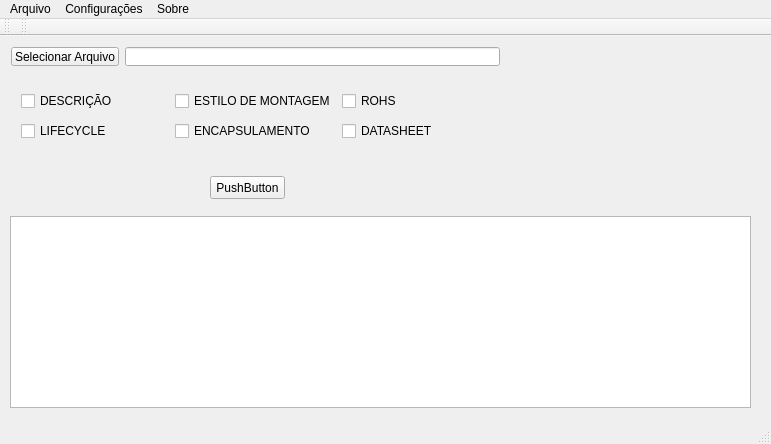
<?xml version="1.0" encoding="UTF-8"?>
<ui version="4.0">
 <class>MainWindow</class>
 <widget class="QMainWindow" name="MainWindow">
  <property name="geometry">
   <rect>
    <x>0</x>
    <y>0</y>
    <width>771</width>
    <height>444</height>
   </rect>
  </property>
  <property name="windowTitle">
   <string>MainWindow</string>
  </property>
  <widget class="QWidget" name="centralWidget">
   <widget class="QWidget" name="gridLayoutWidget">
    <property name="geometry">
     <rect>
      <x>10</x>
      <y>40</y>
      <width>491</width>
      <height>80</height>
     </rect>
    </property>
    <layout class="QGridLayout" name="gridLayout">
     <item row="1" column="2">
      <widget class="QCheckBox" name="checkBox_6">
       <property name="toolTip">
        <string>Link para o datasheet do componente.</string>
       </property>
       <property name="text">
        <string>DATASHEET</string>
       </property>
      </widget>
     </item>
     <item row="0" column="1">
      <widget class="QCheckBox" name="checkBox_2">
       <property name="toolTip">
        <string>PTH / SMD</string>
       </property>
       <property name="text">
        <string>ESTILO DE MONTAGEM</string>
       </property>
      </widget>
     </item>
     <item row="1" column="0">
      <widget class="QCheckBox" name="checkBox_4">
       <property name="toolTip">
        <string>Informção sobre o ciclo de vida do componente (Ativo, obsoleto, etc).</string>
       </property>
       <property name="text">
        <string>LIFECYCLE</string>
       </property>
      </widget>
     </item>
     <item row="0" column="0">
      <widget class="QCheckBox" name="checkBox">
       <property name="toolTip">
        <string>Descrição do item.</string>
       </property>
       <property name="text">
        <string>DESCRIÇÃO</string>
       </property>
      </widget>
     </item>
     <item row="0" column="2">
      <widget class="QCheckBox" name="checkBox_3">
       <property name="text">
        <string>ROHS</string>
       </property>
      </widget>
     </item>
     <item row="1" column="1">
      <widget class="QCheckBox" name="checkBox_5">
       <property name="text">
        <string>ENCAPSULAMENTO</string>
       </property>
      </widget>
     </item>
    </layout>
   </widget>
   <widget class="QPushButton" name="pushButton">
    <property name="geometry">
     <rect>
      <x>210</x>
      <y>140</y>
      <width>75</width>
      <height>23</height>
     </rect>
    </property>
    <property name="text">
     <string>PushButton</string>
    </property>
   </widget>
   <widget class="QWidget" name="horizontalLayoutWidget">
    <property name="geometry">
     <rect>
      <x>0</x>
      <y>0</y>
      <width>511</width>
      <height>41</height>
     </rect>
    </property>
    <layout class="QHBoxLayout" name="horizontalLayout">
     <item>
      <widget class="QPushButton" name="selectFileButton">
       <property name="text">
        <string>Selecionar Arquivo</string>
       </property>
      </widget>
     </item>
     <item>
      <widget class="QLineEdit" name="fileName">
       <property name="readOnly">
        <bool>true</bool>
       </property>
      </widget>
     </item>
    </layout>
   </widget>
   <widget class="QTextBrowser" name="textBrowser">
    <property name="geometry">
     <rect>
      <x>10</x>
      <y>180</y>
      <width>741</width>
      <height>192</height>
     </rect>
    </property>
   </widget>
  </widget>
  <widget class="QMenuBar" name="menuBar">
   <property name="geometry">
    <rect>
     <x>0</x>
     <y>0</y>
     <width>771</width>
     <height>21</height>
    </rect>
   </property>
   <widget class="QMenu" name="menuArquivo">
    <property name="title">
     <string>Arquivo</string>
    </property>
    <addaction name="actionSair"/>
   </widget>
   <widget class="QMenu" name="menuConfigura_es">
    <property name="title">
     <string>Configurações</string>
    </property>
    <addaction name="actionAlterar"/>
   </widget>
   <widget class="QMenu" name="menuSobre">
    <property name="title">
     <string>Sobre</string>
    </property>
   </widget>
   <addaction name="menuArquivo"/>
   <addaction name="menuConfigura_es"/>
   <addaction name="menuSobre"/>
  </widget>
  <widget class="QStatusBar" name="statusBar"/>
  <widget class="QToolBar" name="mainToolBar">
   <attribute name="toolBarArea">
    <enum>TopToolBarArea</enum>
   </attribute>
   <attribute name="toolBarBreak">
    <bool>false</bool>
   </attribute>
  </widget>
  <widget class="QToolBar" name="toolBar">
   <property name="windowTitle">
    <string>toolBar</string>
   </property>
   <attribute name="toolBarArea">
    <enum>TopToolBarArea</enum>
   </attribute>
   <attribute name="toolBarBreak">
    <bool>false</bool>
   </attribute>
  </widget>
  <action name="actionSair">
   <property name="text">
    <string>Sair</string>
   </property>
  </action>
  <action name="actionAlterar">
   <property name="text">
    <string>Alterar</string>
   </property>
  </action>
 </widget>
 <layoutdefault spacing="6" margin="11"/>
 <resources/>
 <connections/>
</ui>
